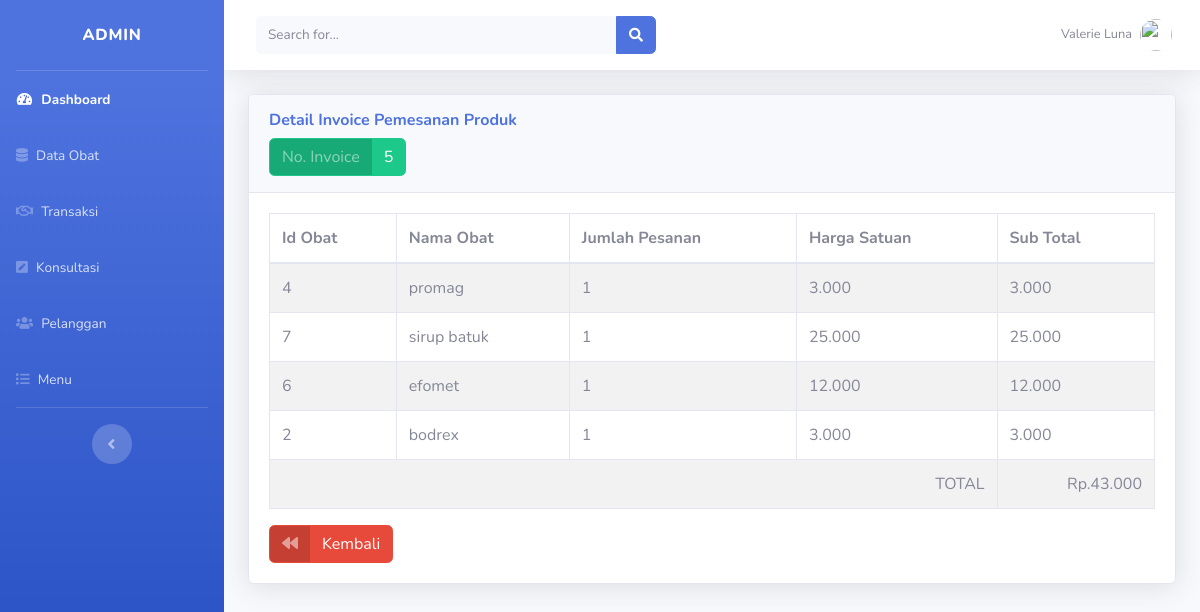
/invoice/detail/5, run on the app's committed database.
### tables this page shows
CREATE TABLE `invoice` (
  `idinvoice` int(11) NOT NULL,
  `nama` varchar(50) NOT NULL,
  `alamat` varchar(255) NOT NULL,
  `tglpesan` datetime NOT NULL,
  `batasbayar` datetime NOT NULL
);

CREATE TABLE `transaksi` (
  `idtransaksi` int(11) NOT NULL,
  `idinvoice` int(11) NOT NULL,
  `idobat` int(11) NOT NULL,
  `namaobat` varchar(50) NOT NULL,
  `jumlah` int(3) NOT NULL,
  `harga` int(10) NOT NULL,
  `pilihan` text NOT NULL
);

### application/controllers/Invoice.php (called while the page is built, shortened)
<?php
class Invoice extends CI_Controller
{
    public function detail($idinvoice)
    {
        $data['invoice'] = $this->Invoice_model->ambilidinvoice($idinvoice);
        $data['pesanan'] = $this->Invoice_model->ambilidpesanan($idinvoice);
        $this->load->view('template/header');
        $this->load->view('template/sidebar');
        $this->load->view('admin/detailinvoice', $data);
        $this->load->view('template/footer');
    }
}

### index.php (called while the page is built, shortened)
<?php
require_once BASEPATH.'core/CodeIgniter.php';

### application/models/Invoice_model.php (called while the page is built, shortened)
<?php
class Invoice_model extends CI_Model
{
    public $tabel = 'invoice';
    public $id = 'idinvoice';
    public function ambilidinvoice($idinvoice)
    {
        $result = $this->db->where('idinvoice', $idinvoice)->limit(1)->get($this->tabel);
        if ($result->num_rows() > 0) {
            return $result->row();
        } else {
            return false;
        }
    }
    public function ambilidpesanan($idinvoice)
    {
        $result = $this->db->where($this->id, $idinvoice)->get('transaksi');
        if ($result->num_rows() > 0) {
            return $result->result();
        } else {
            return false;
        }
    }
}

### application/views/admin/detailinvoice.php (the view)
<div class="container-fluid">
    <div class="card shadow mb-4">
        <div class="card-header py-3">
            <h6 class="m-0 font-weight-bold text-primary">Detail Invoice Pemesanan Produk</h6>
            <button class="btn btn-success btn-icon-split mt-2">
                <span class="icon text-white-50">
                    No. Invoice
                </span>
                <span class="text"><?= $invoice->idinvoice ?></span>
            </button>
        </div>
        <div class="card-body">
            <div class="table-responsive">
                <table class="table table-bordered table-hover table-striped" id="dataTable" width="100%" cellspacing="0">
                    <thead>
                        <tr>
                            <th>Id Obat</th>
                            <th>Nama Obat</th>
                            <th>Jumlah Pesanan</th>
                            <th>Harga Satuan</th>
                            <th>Sub Total</th>
                        </tr>
                    </thead>
                    <tbody>
                        <?php
                        $total = 0;
                        foreach ($pesanan as $pesan) :
                            $subtotal = $pesan->jumlah * $pesan->harga;
                            $total += $subtotal;
                        ?>
                            <tr>
                                <td><?= $pesan->idobat ?></td>
                                <td><?= $pesan->namaobat ?></td>
                                <td><?= $pesan->jumlah ?></td>
                                <td><?= number_format($pesan->harga, 0, ',', '.') ?></td>
                                <td><?= number_format($subtotal, 0, ',', '.') ?></td>
                            </tr>
                        <?php endforeach; ?>
                        <tr>
                            <td colspan="4" align="right"> TOTAL</td>
                            <td align="right">Rp.<?= number_format($total, 0, ',', '.') ?></td>
                        </tr>
                    </tbody>
                </table>
                <a href="<?= base_url('invoice/index') ?>" class="btn btn-danger btn-icon-split">
                    <span class="icon text-white-50">
                        <i class="fas fa-backward"></i>
                    </span>
                    <span class="text">Kembali</span>
                </a>
            </div>
        </div>
    </div>
</div>

### data on the page
invoice: idinvoice "5"
transaksi: idobat "4", namaobat "promag", jumlah "1", harga "3.000", subtotal "3.000"
transaksi: idobat "7", namaobat "sirup batuk", jumlah "1", harga "25.000", subtotal "25.000"
transaksi: idobat "6", namaobat "efomet", jumlah "1", harga "12.000", subtotal "12.000"
transaksi: idobat "2", namaobat "bodrex", jumlah "1", harga "3.000", subtotal "3.000"

### other printed values
$total "43.000"
